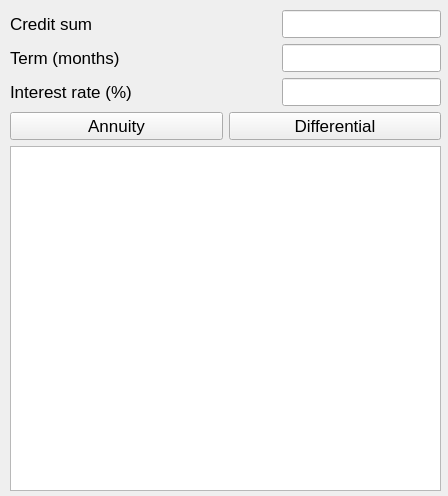
<?xml version="1.0" encoding="UTF-8"?>
<ui version="4.0">
 <class>CreditCalc</class>
 <widget class="QWidget" name="CreditCalc">
  <property name="geometry">
   <rect>
    <x>0</x>
    <y>0</y>
    <width>448</width>
    <height>496</height>
   </rect>
  </property>
  <property name="windowTitle">
   <string>Form</string>
  </property>
  <widget class="QWidget" name="gridLayoutWidget_2">
   <property name="geometry">
    <rect>
     <x>10</x>
     <y>10</y>
     <width>431</width>
     <height>481</height>
    </rect>
   </property>
   <layout class="QGridLayout" name="gridLayout_2">
    <item row="3" column="0">
     <widget class="QPlainTextEdit" name="show_result">
      <property name="font">
       <font>
        <pointsize>13</pointsize>
       </font>
      </property>
      <property name="tabChangesFocus">
       <bool>false</bool>
      </property>
     </widget>
    </item>
    <item row="0" column="0">
     <layout class="QGridLayout" name="gridLayout">
      <item row="1" column="1">
       <spacer name="horizontalSpacer">
        <property name="orientation">
         <enum>Qt::Horizontal</enum>
        </property>
        <property name="sizeHint" stdset="0">
         <size>
          <width>40</width>
          <height>20</height>
         </size>
        </property>
       </spacer>
      </item>
      <item row="2" column="0">
       <widget class="QLabel" name="label_2">
        <property name="font">
         <font>
          <pointsize>13</pointsize>
         </font>
        </property>
        <property name="text">
         <string>Interest rate (%)</string>
        </property>
       </widget>
      </item>
      <item row="0" column="0">
       <widget class="QLabel" name="label">
        <property name="font">
         <font>
          <pointsize>13</pointsize>
         </font>
        </property>
        <property name="text">
         <string>Credit sum</string>
        </property>
       </widget>
      </item>
      <item row="1" column="2">
       <widget class="QLineEdit" name="term">
        <property name="font">
         <font>
          <pointsize>13</pointsize>
         </font>
        </property>
        <property name="text">
         <string/>
        </property>
        <property name="alignment">
         <set>Qt::AlignCenter</set>
        </property>
       </widget>
      </item>
      <item row="2" column="2">
       <widget class="QLineEdit" name="rate">
        <property name="font">
         <font>
          <pointsize>13</pointsize>
         </font>
        </property>
        <property name="text">
         <string/>
        </property>
        <property name="alignment">
         <set>Qt::AlignCenter</set>
        </property>
       </widget>
      </item>
      <item row="0" column="2">
       <widget class="QLineEdit" name="sum">
        <property name="font">
         <font>
          <pointsize>13</pointsize>
         </font>
        </property>
        <property name="frame">
         <bool>true</bool>
        </property>
        <property name="alignment">
         <set>Qt::AlignCenter</set>
        </property>
        <property name="clearButtonEnabled">
         <bool>false</bool>
        </property>
       </widget>
      </item>
      <item row="1" column="0">
       <widget class="QLabel" name="label_3">
        <property name="font">
         <font>
          <pointsize>13</pointsize>
         </font>
        </property>
        <property name="text">
         <string>Term (months)</string>
        </property>
       </widget>
      </item>
     </layout>
    </item>
    <item row="2" column="0">
     <layout class="QHBoxLayout" name="horizontalLayout">
      <item>
       <widget class="QPushButton" name="annuity_button">
        <property name="font">
         <font>
          <pointsize>13</pointsize>
         </font>
        </property>
        <property name="text">
         <string>Annuity</string>
        </property>
       </widget>
      </item>
      <item>
       <widget class="QPushButton" name="differential_button">
        <property name="font">
         <font>
          <pointsize>13</pointsize>
         </font>
        </property>
        <property name="text">
         <string>Differential</string>
        </property>
       </widget>
      </item>
     </layout>
    </item>
   </layout>
  </widget>
 </widget>
 <resources/>
 <connections/>
</ui>
